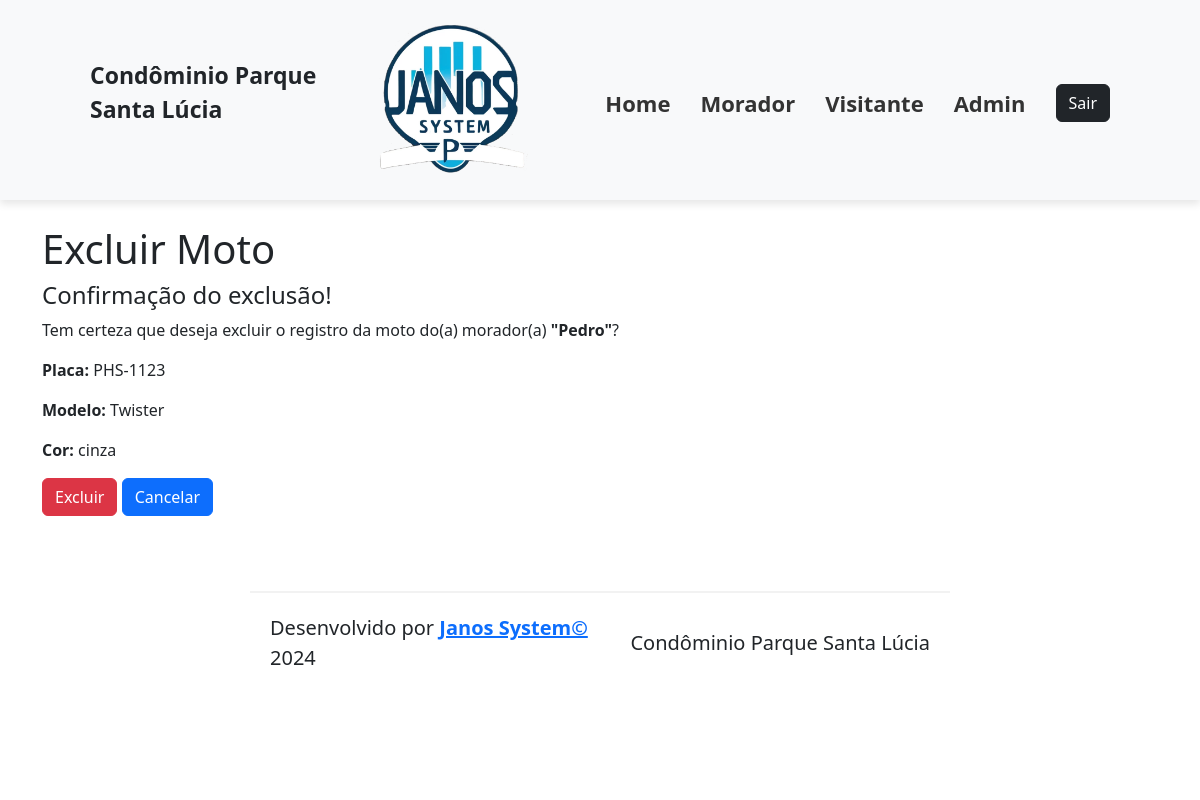
The app's page /motos-exclucao/1 with its own data.
### cadastros/models.py (models this page shows, shortened)
class Moto(models.Model):
    morador = models.ForeignKey(Morador, on_delete=models.CASCADE)
    modelo = models.CharField(verbose_name="Modelo", max_length=10, null=False, blank=False)
    placa = models.CharField(verbose_name="Placa", max_length=8, null=False, blank=False)
    cor = models.CharField(verbose_name="Cor", max_length=10, null=False, blank=False)

class Morador(models.Model):
    apartamento = models.ForeignKey(Apartamento, on_delete=models.CASCADE)
    nome = models.CharField(verbose_name="Nome", max_length=50, null=False, blank=False)
    dt_nasto = models.DateField(verbose_name="Data de Nascimento", null=False, blank=False)
    doc_rg = models.CharField(verbose_name="RG", max_length=9, null=False, blank=False)
    doc_cpf = models.CharField(verbose_name="CPF", max_length=11, null=False, blank=False)
    def __str__(self):
        return f"{self.nome}"

### cadastros/views.py (the view)
# urls.py: path("motos-exclucao/<int:pk>", MotoDeleteView.as_view(), name="motos_exclusao",)
class MotoDeleteView(DeleteView):
    model = Moto
    success_url = reverse_lazy("motos_lista")

### cadastros/Templates/cadastros/moto_confirm_delete.html (shortened to what this page needs)
{% extends 'base.html' %}
{% load static %}
{% block content %}
    <h1> Excluir Moto </h1>
        <h4>Confirmação do exclusão!</h4>
    <p>Tem certeza que deseja excluir o registro da moto do(a) morador(a) <strong>"{{moto.morador}}"</strong>?</p>
    <p><strong>Placa:</strong> {{moto.placa}}</p>
    <p><strong>Modelo:</strong> {{moto.modelo}}</p>
    <p><strong>Cor:</strong> {{moto.cor}}</p>
    <form method="POST">
        <button type="submit" class="btn btn-danger">Excluir</button>
        <a href="{% url 'motos_lista' %}" class="btn btn-primary">Cancelar</a>
    </form>
{% endblock content %}

### records on screen
Moto: morador "Pedro", placa "PHS-1123", modelo "Twister", cor "cinza"
